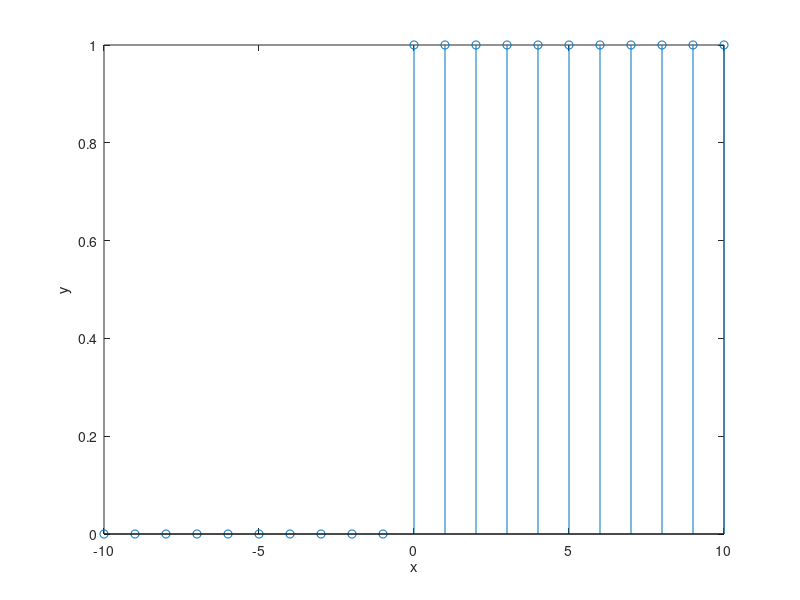

Source code (MATLAB):
clc;
clear;
x=-10:1:10;
for i=1:21
    if x(i)>=0 
        y(i)=1;
    else y(i)=0;
    end
end
stem (x,y)
xlabel('x') ,ylabel('y');
